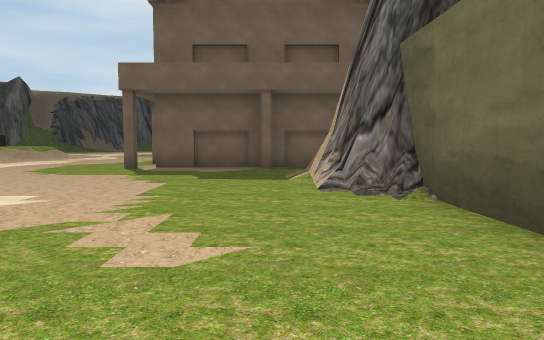
view 1 (above)

23 first-person views from a walk through a Unity game level. The camera is 1.3 m above the floor, tilts 4° down and sees 70° across. The floor is counted in squares, 2 m on a side. Each view is taken from the middle of a square. On the plan, view 1 faces up. The plan holds only what a view shows up to about 11 squares ahead; the rest is blank. The place goes on beyond the plan. The player character is not drawn. Some animated figures are not drawn.

view 2
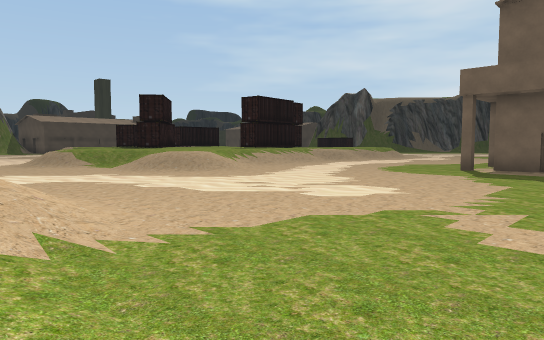

view 3
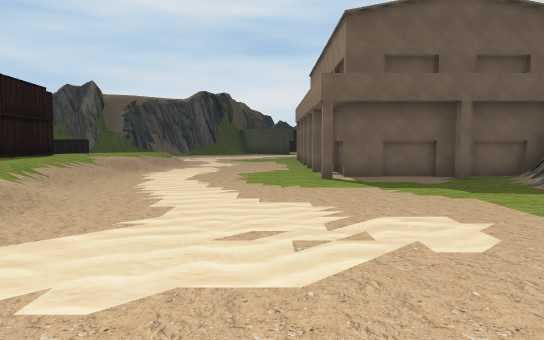

view 4
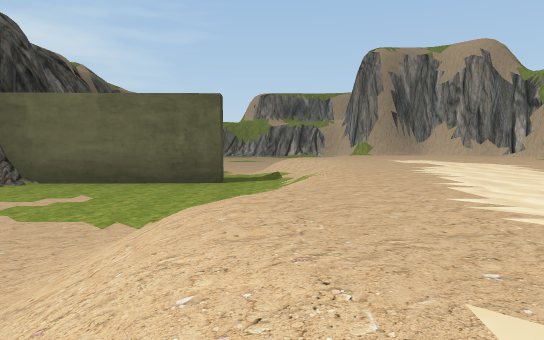

view 5
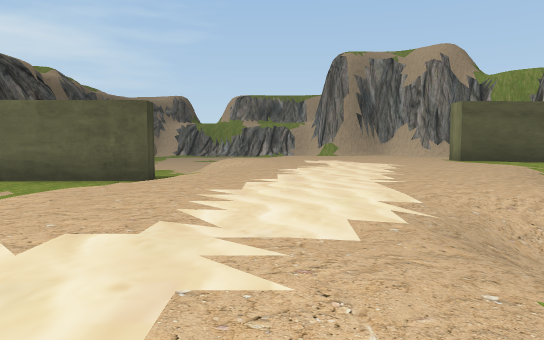

view 6
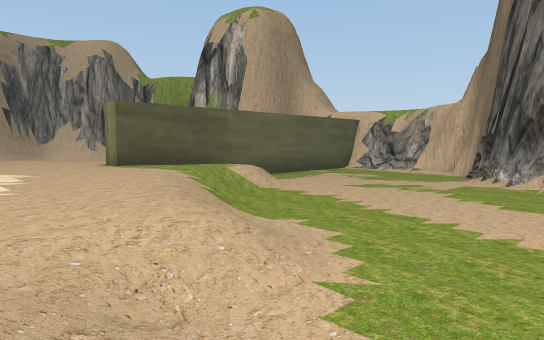

view 7
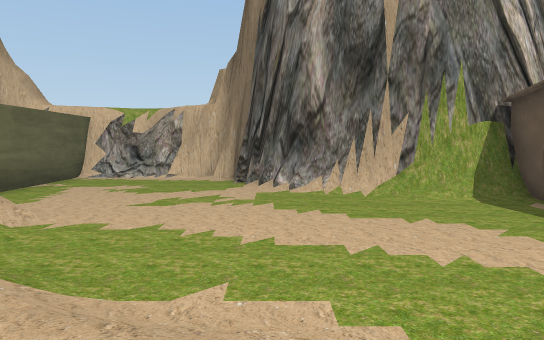

view 8
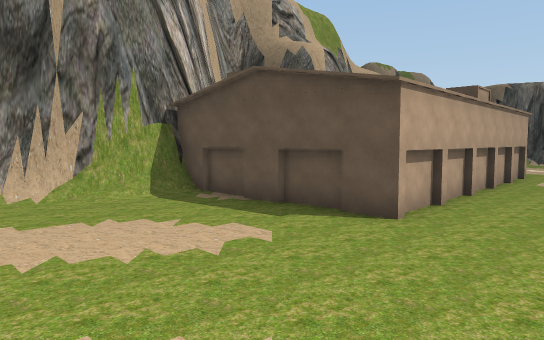

view 9
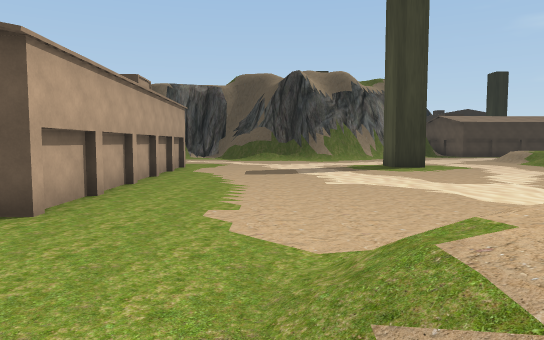

view 10
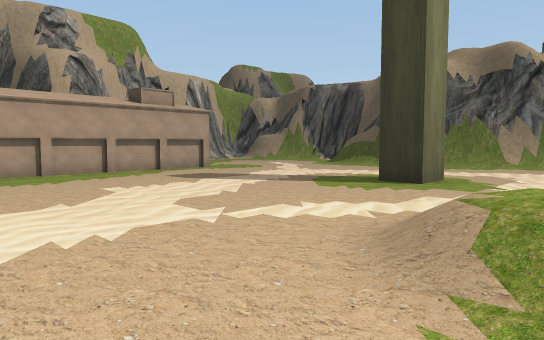

view 11
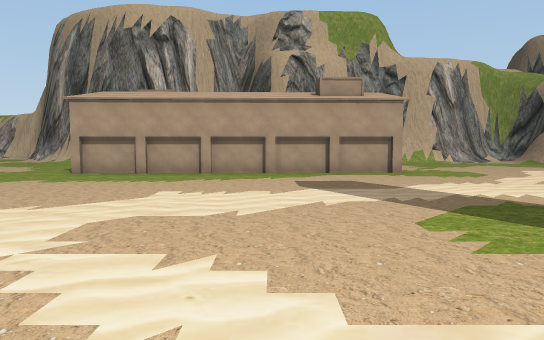

view 12
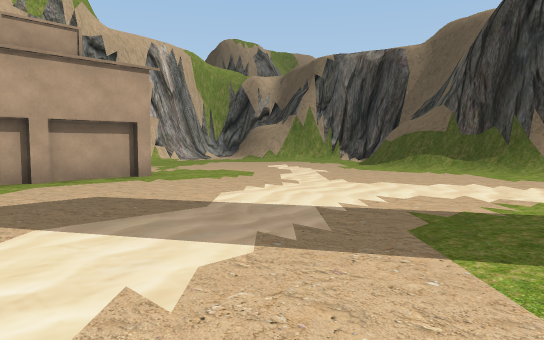

view 13
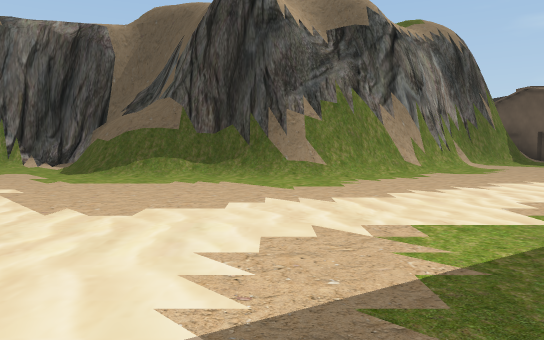

view 14
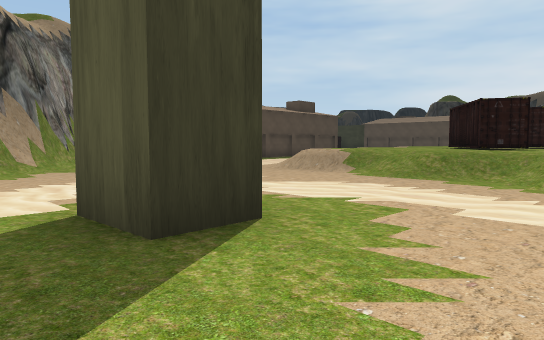

view 15
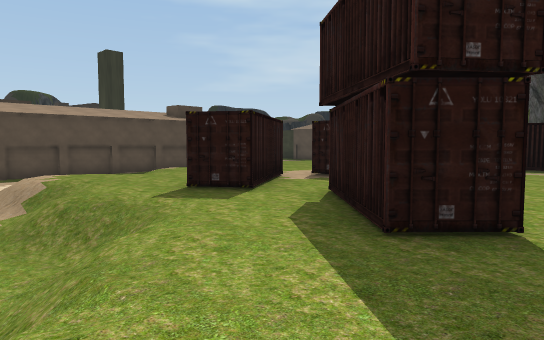

view 16
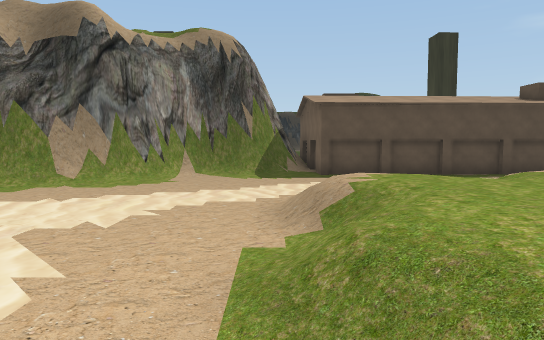

view 17
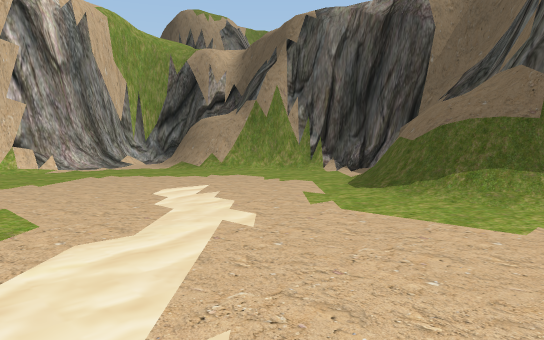

view 18
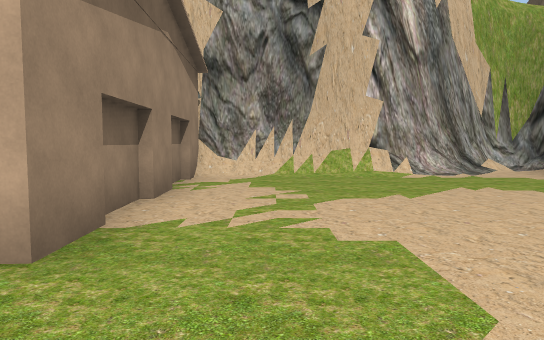

view 19
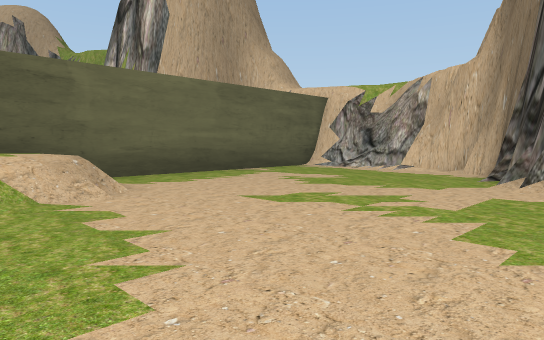

view 20
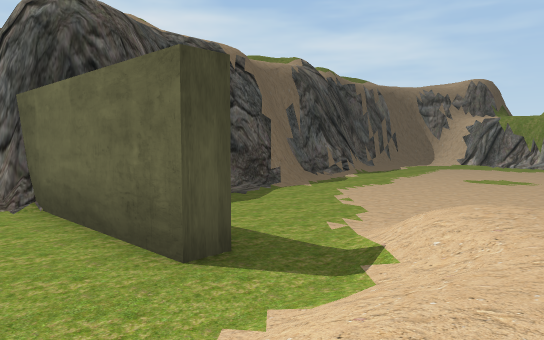

view 21
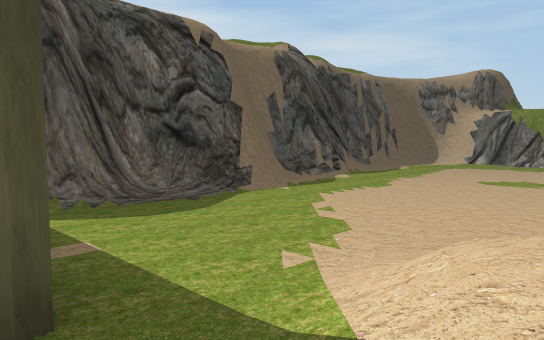

view 22
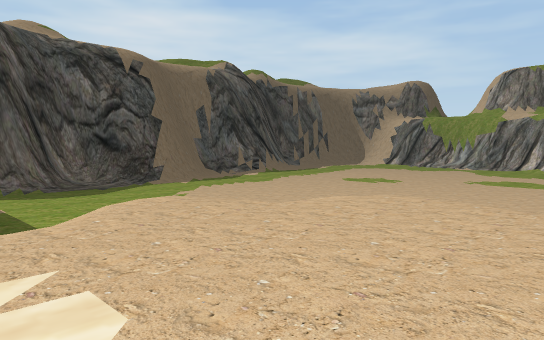

view 23
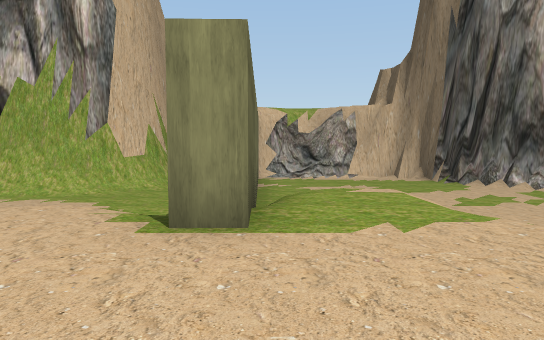

### Floor plan
Key: @ floor where view 1 was taken; # wall or solid block; . main floor; : floor 1 m higher than the main floor; / step, stairs or slope; = window, fence, low wall or low ledge; B building; C container.
Columns run from 28 left of view 1 to 14 right of it. Each row starts with its distance up from view 1.
 12          CC              B
 11         :CC     C:/......B    #
 10         :::  : C::/......B..B.#
  9         CC:  :   ://........./
  8       /::CCCC:   ://.........
  7       :::C::CC:   //.........#
  6 .... ///////:::    /.........##  ###
  5 .....//.//.//::   :/..........####/###/
  4 ............//://///..........# ........
  3 ............ ///..............#..........
  2 #.............//..............#...........
  1 ##............................#............
  0  ##......#........    ////..@..............
 -1   #=...............  //::////..///........
 -2   ##...............  /::::::////:/    ....
 -3   ##................/:::::::::::://   .....
 -4   ##................////:::::::::::   .....
 -5   ##.................///:::::::::::
 -6   ##...................//:::::::::
 -7   #/....................///:::::::
 -8 #//.......BBBBBBBBB.......//::#::
 -9 #.........        B........//:##/
-10 #/........B       B........./:/#
-11 ##/.......         .........///#.
-12  ##.......B        ............#....
-13   #.......#       ###/.........#.....
-14   #..######         ###........#../##
-15   ####                ###......# /##
-16                         #......# ##
-17                         ##.....#
-18                          ####=
-19                             ##

Where each view was taken, in squares from view 1:
view 1: 0 up, 0 right, facing up
view 2: 1 down, 0 right, facing up-left
view 3: 0 up, 5 left, facing up
view 4: 1 down, 7 left, facing right
view 5: 3 down, 8 left, facing right
view 6: 4 down, 7 left, facing down-right
view 7: 5 down, 4 left, facing down
view 8: 5 down, 4 left, facing down-left
view 9: 5 down, 5 left, facing left
view 10: 4 up, 10 left, facing down-left
view 11: 3 up, 15 left, facing down
view 12: 1 down, 15 left, facing down-left
view 13: 3 down, 17 left, facing left
view 14: 2 down, 16 left, facing up-left
view 15: 4 up, 14 left, facing up-left
view 16: 5 up, 17 left, facing left
view 17: 4 down, 20 left, facing down-left
view 18: 6 down, 20 left, facing down
view 19: 9 down, 5 left, facing down-right
view 20: 3 down, 0 right, facing up-right
view 21: 2 down, 2 right, facing up-right
view 22: 6 down, 2 right, facing up-right
view 23: 5 down, 2 right, facing down
